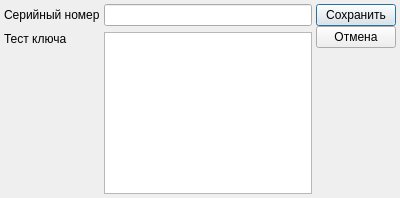
<?xml version="1.0" encoding="UTF-8"?>
<ui version="4.0">
 <class>FormCardLicense</class>
 <widget class="QDialog" name="FormCardLicense">
  <property name="geometry">
   <rect>
    <x>0</x>
    <y>0</y>
    <width>400</width>
    <height>198</height>
   </rect>
  </property>
  <property name="windowTitle">
   <string>Добавить/изменить лицензию</string>
  </property>
  <layout class="QGridLayout" name="gridLayout">
   <property name="leftMargin">
    <number>4</number>
   </property>
   <property name="topMargin">
    <number>4</number>
   </property>
   <property name="rightMargin">
    <number>4</number>
   </property>
   <property name="bottomMargin">
    <number>4</number>
   </property>
   <property name="horizontalSpacing">
    <number>4</number>
   </property>
   <item row="0" column="0">
    <widget class="QLabel" name="label">
     <property name="text">
      <string>Серийный номер</string>
     </property>
    </widget>
   </item>
   <item row="0" column="1">
    <widget class="QLineEdit" name="lineEditSerial">
     <property name="toolTip">
      <string>Введите серийный номер</string>
     </property>
    </widget>
   </item>
   <item row="0" column="2" rowspan="2">
    <layout class="QVBoxLayout" name="verticalLayout">
     <item>
      <widget class="QPushButton" name="pushButtonOk">
       <property name="sizePolicy">
        <sizepolicy hsizetype="Preferred" vsizetype="Preferred">
         <horstretch>0</horstretch>
         <verstretch>0</verstretch>
        </sizepolicy>
       </property>
       <property name="text">
        <string>Сохранить</string>
       </property>
       <property name="icon">
        <iconset resource="../res.qrc">
         <normaloff>:/64/icons/64x64/ok.png</normaloff>:/64/icons/64x64/ok.png</iconset>
       </property>
       <property name="iconSize">
        <size>
         <width>20</width>
         <height>20</height>
        </size>
       </property>
      </widget>
     </item>
     <item>
      <widget class="QPushButton" name="pushButtonCancel">
       <property name="sizePolicy">
        <sizepolicy hsizetype="Preferred" vsizetype="Preferred">
         <horstretch>0</horstretch>
         <verstretch>0</verstretch>
        </sizepolicy>
       </property>
       <property name="text">
        <string>Отмена</string>
       </property>
       <property name="icon">
        <iconset resource="../res.qrc">
         <normaloff>:/64/icons/64x64/cancel.png</normaloff>:/64/icons/64x64/cancel.png</iconset>
       </property>
       <property name="iconSize">
        <size>
         <width>20</width>
         <height>20</height>
        </size>
       </property>
      </widget>
     </item>
     <item>
      <spacer name="verticalSpacer">
       <property name="orientation">
        <enum>Qt::Vertical</enum>
       </property>
       <property name="sizeHint" stdset="0">
        <size>
         <width>20</width>
         <height>40</height>
        </size>
       </property>
      </spacer>
     </item>
    </layout>
   </item>
   <item row="1" column="0">
    <widget class="QLabel" name="label_2">
     <property name="text">
      <string>Тест ключа</string>
     </property>
     <property name="alignment">
      <set>Qt::AlignLeading|Qt::AlignLeft|Qt::AlignTop</set>
     </property>
    </widget>
   </item>
   <item row="1" column="1">
    <widget class="QTextEdit" name="textEditRegKey"/>
   </item>
  </layout>
 </widget>
 <resources>
  <include location="../res.qrc"/>
 </resources>
 <connections/>
</ui>
